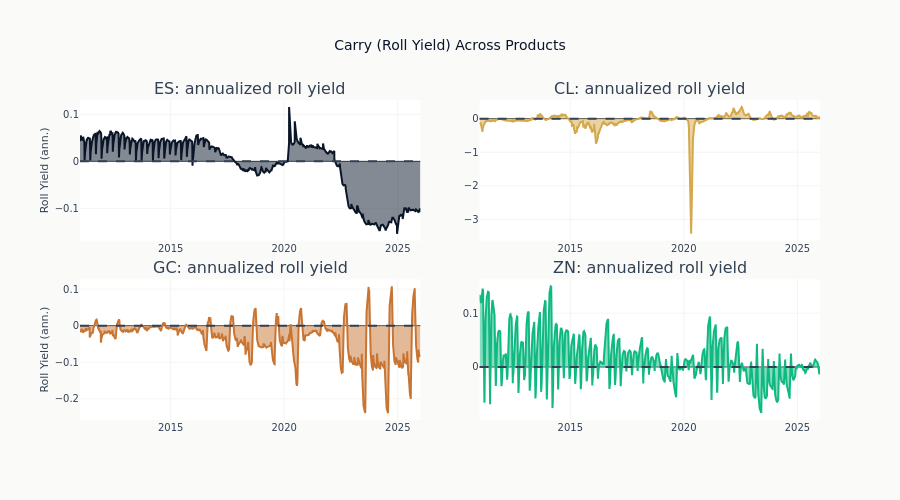

Notebook cell for this chart:
### Markdown cell above
## Visualize Carry Across Products

### Code cell
# Smooth carry with 21-day EMA for visualization
carry_smooth = carry_df.sort(["product", "session_date"]).with_columns(
    pl.col("roll_yield_ann")
    .ewm_mean(span=21, ignore_nulls=True)
    .over("product")
    .alias("carry_ema21")
)

fig = make_subplots(
    rows=2,
    cols=2,
    subplot_titles=[f"{p}: annualized roll yield" for p in PRODUCTS],
    vertical_spacing=0.12,
    horizontal_spacing=0.08,
)

for idx, product in enumerate(PRODUCTS):
    row, col = idx // 2 + 1, idx % 2 + 1
    subset = carry_smooth.filter(pl.col("product") == product)
    fig.add_trace(
        go.Scatter(
            x=subset["session_date"].to_list(),
            y=subset["carry_ema21"].to_list(),
            name=product,
            fill="tozeroy",
        ),
        row=row,
        col=col,
    )
    fig.add_hline(y=0, line_dash="dash", line_color=COLORS["neutral"], row=row, col=col)

fig.update_layout(height=500, title="Carry (Roll Yield) Across Products", showlegend=False)
fig.update_yaxes(title_text="Roll Yield (ann.)", row=1, col=1)
fig.update_yaxes(title_text="Roll Yield (ann.)", row=2, col=1)
show_plotly_with_alt(
    fig,
    (
        "A two-by-two grid of annualized roll yield, one panel per product, over roughly "
        "fifteen years to the mid-2020s, each drawn against a dashed zero line. Each panel "
        "has its own vertical scale and they differ greatly, so only the position relative "
        "to zero is comparable between panels. ES oscillates tightly above zero for the "
        "first stretch, sits near zero in the late 2010s, spikes upward around 2020 and "
        "then settles into a sustained band below zero for the final years. CL is close to "
        "zero for most of the span apart from dips below it in the mid-2010s and one "
        "isolated plunge in 2020 that reaches far beyond anything else in the grid and "
        "sets that panel's scale on its own. GC hugs zero early, then swings increasingly "
        "far below it from the early 2020s with tall recoveries above zero in between. ZN "
        "crosses zero rapidly and symmetrically across the whole span, with its widest "
        "swings in the mid-2010s and a visibly calmer stretch after 2020."
    ),
)

### Figure 1 — Plotly figure (JSON) as saved in the notebook; plotly's stock layout.template omitted (floating-point values rounded to 4 significant figures; data arrays with more than 128 entries replaced by an {"elided": "..."} marker saying what was removed)
{"data": [{"fill": "tozeroy", "name": "ES", "type": "scatter", "x": {"elided": "3864 str values"}, "xaxis": "x", "y": {"elided": "3864 float values"}, "yaxis": "y"}, {"fill": "tozeroy", "name": "CL", "type": "scatter", "x": {"elided": "3868 str values"}, "xaxis": "x2", "y": {"elided": "3868 float values"}, "yaxis": "y2"}, {"fill": "tozeroy", "name": "GC", "type": "scatter", "x": {"elided": "3864 str values"}, "xaxis": "x3", "y": {"elided": "3864 float values"}, "yaxis": "y3"}, {"fill": "tozeroy", "name": "ZN", "type": "scatter", "x": {"elided": "3720 str values"}, "xaxis": "x4", "y": {"elided": "3720 float values"}, "yaxis": "y4"}], "layout": {"annotations": [{"font": {"size": 16}, "showarrow": false, "text": "ES: annualized roll yield", "x": 0.23, "xanchor": "center", "xref": "paper", "y": 1.0, "yanchor": "bottom", "yref": "paper"}, {"font": {"size": 16}, "showarrow": false, "text": "CL: annualized roll yield", "x": 0.77, "xanchor": "center", "xref": "paper", "y": 1.0, "yanchor": "bottom", "yref": "paper"}, {"font": {"size": 16}, "showarrow": false, "text": "GC: annualized roll yield", "x": 0.23, "xanchor": "center", "xref": "paper", "y": 0.44, "yanchor": "bottom", "yref": "paper"}, {"font": {"size": 16}, "showarrow": false, "text": "ZN: annualized roll yield", "x": 0.77, "xanchor": "center", "xref": "paper", "y": 0.44, "yanchor": "bottom", "yref": "paper"}], "height": 500, "shapes": [{"line": {"color": "#334155", "dash": "dash"}, "type": "line", "x0": 0, "x1": 1, "xref": "x domain", "y0": 0, "y1": 0, "yref": "y"}, {"line": {"color": "#334155", "dash": "dash"}, "type": "line", "x0": 0, "x1": 1, "xref": "x2 domain", "y0": 0, "y1": 0, "yref": "y2"}, {"line": {"color": "#334155", "dash": "dash"}, "type": "line", "x0": 0, "x1": 1, "xref": "x3 domain", "y0": 0, "y1": 0, "yref": "y3"}, {"line": {"color": "#334155", "dash": "dash"}, "type": "line", "x0": 0, "x1": 1, "xref": "x4 domain", "y0": 0, "y1": 0, "yref": "y4"}], "showlegend": false, "title": {"text": "Carry (Roll Yield) Across Products"}, "xaxis": {"anchor": "y", "domain": [0.0, 0.46]}, "xaxis2": {"anchor": "y2", "domain": [0.54, 1.0]}, "xaxis3": {"anchor": "y3", "domain": [0.0, 0.46]}, "xaxis4": {"anchor": "y4", "domain": [0.54, 1.0]}, "yaxis": {"anchor": "x", "domain": [0.56, 1.0], "title": {"text": "Roll Yield (ann.)"}}, "yaxis2": {"anchor": "x2", "domain": [0.56, 1.0]}, "yaxis3": {"anchor": "x3", "domain": [0.0, 0.44], "title": {"text": "Roll Yield (ann.)"}}, "yaxis4": {"anchor": "x4", "domain": [0.0, 0.44]}}}
